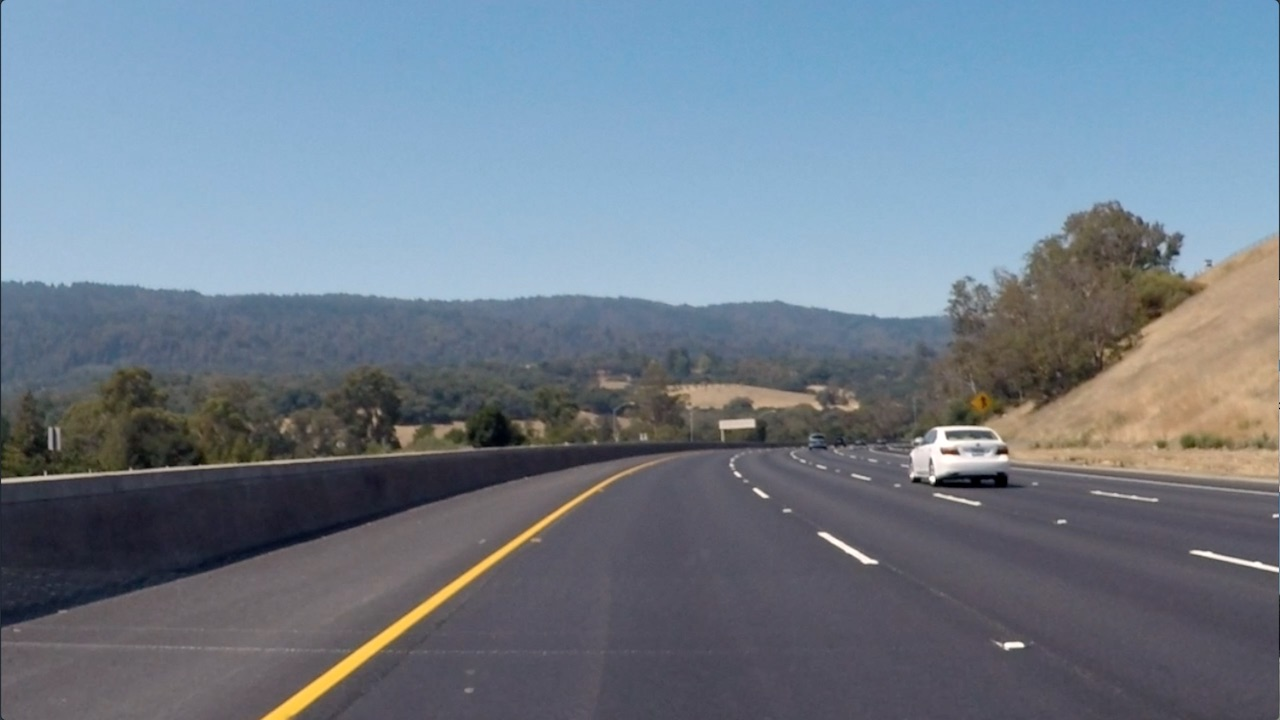
#> input picture 16-convolutional-neural-networks/conv-visualization/data/curved_lane.jpg, 1280 x 720 px
$ jupyter execute custom_filters.ipynb   (shell and % lines are left out)
#> lines starting #> are read from the running program, lines starting #| are printed output that depends on the picture
# Creating a Filter, Edge Detection

### Import resources and display image

[cell 1]
import matplotlib.pyplot as plt
import matplotlib.image as mpimg

import cv2
import numpy as np


# Read in the image
image = mpimg.imread('data/curved_lane.jpg')
#> image is the input picture: shape (720, 1280, 3); mean R, G, B 112.1, 125, 138.7

plt.imshow(image)

### Convert the image to grayscale

[cell 2]
# Convert to grayscale for filtering
gray = cv2.cvtColor(image, cv2.COLOR_RGB2GRAY)
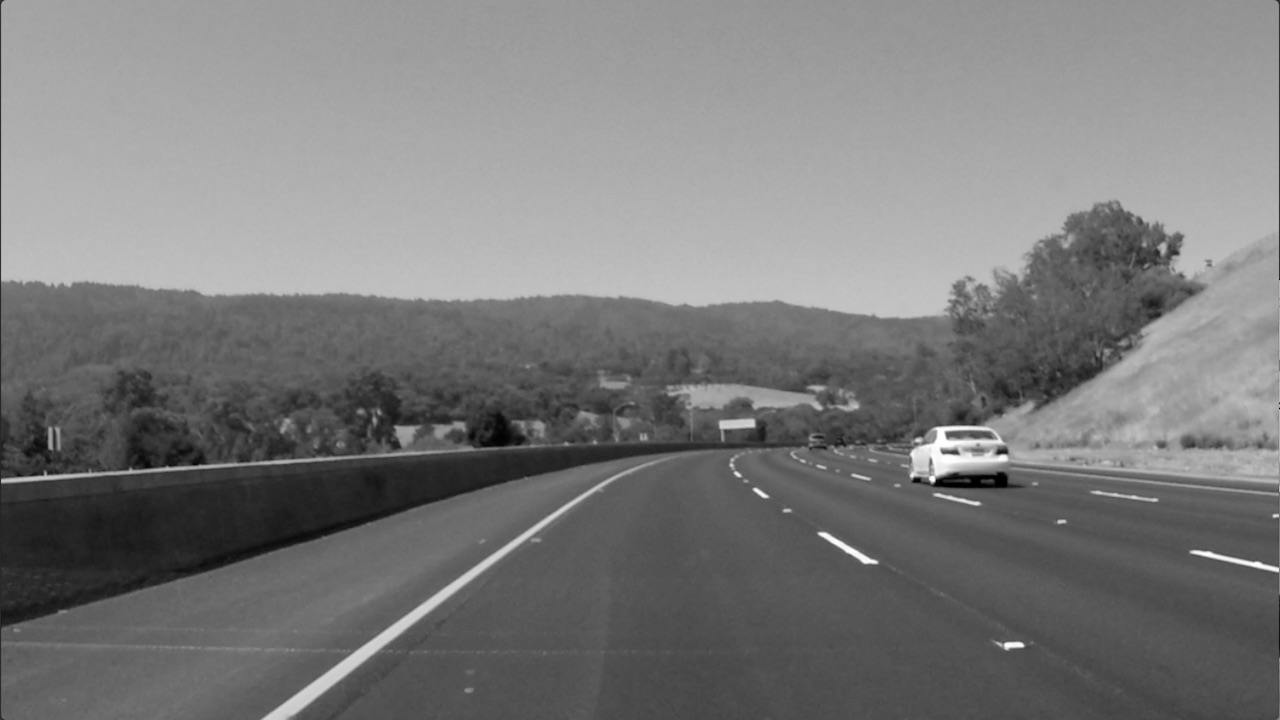
#> gray: shape (720, 1280); min 0, max 255, mean 122.7

plt.imshow(gray, cmap='gray')

### TODO: Create a custom kernel

Below, you've been given one common type of edge detection filter: a Sobel operator.

The Sobel filter is very commonly used in edge detection and in finding patterns in intensity in an image. Applying a Sobel filter to an image is a way of **taking (an approximation) of the derivative of the image** in the x or y direction, separately. The operators look as follows.

**It's up to you to create a Sobel x operator and apply it to the given image.**

For a challenge, see if you can put the image through a series of filters: first one that blurs the image (takes an average of pixels), and then one that detects the edges.

[cell 3]
# Create a custom kernel
sobel_x = np.ones((3,3),np.float32)/9

# 3x3 array for edge detection
sobel_y = np.array([[ -1, -2, -1],
                   [ 0, 0, 0],
                   [ 1, 2, 1]])

## TODO: Create and apply a Sobel x operator
filtered_image_1 = cv2.filter2D(gray, -1, sobel_x)

# Filter the image using filter2D, which has inputs: (grayscale image, bit-depth, kernel)
filtered_image = cv2.filter2D(filtered_image_1, -1, sobel_y)

plt.imshow(filtered_image, cmap='gray')

### Test out other filters!

You're encouraged to create other kinds of filters and apply them to see what happens! As an **optional exercise**, try the following:
* Create a filter with decimal value weights.
* Create a 5x5 filter
* Apply your filters to the other images in the `images` directory.

[cell 4]
image = mpimg.imread('data/bridge_trees_example.jpg')
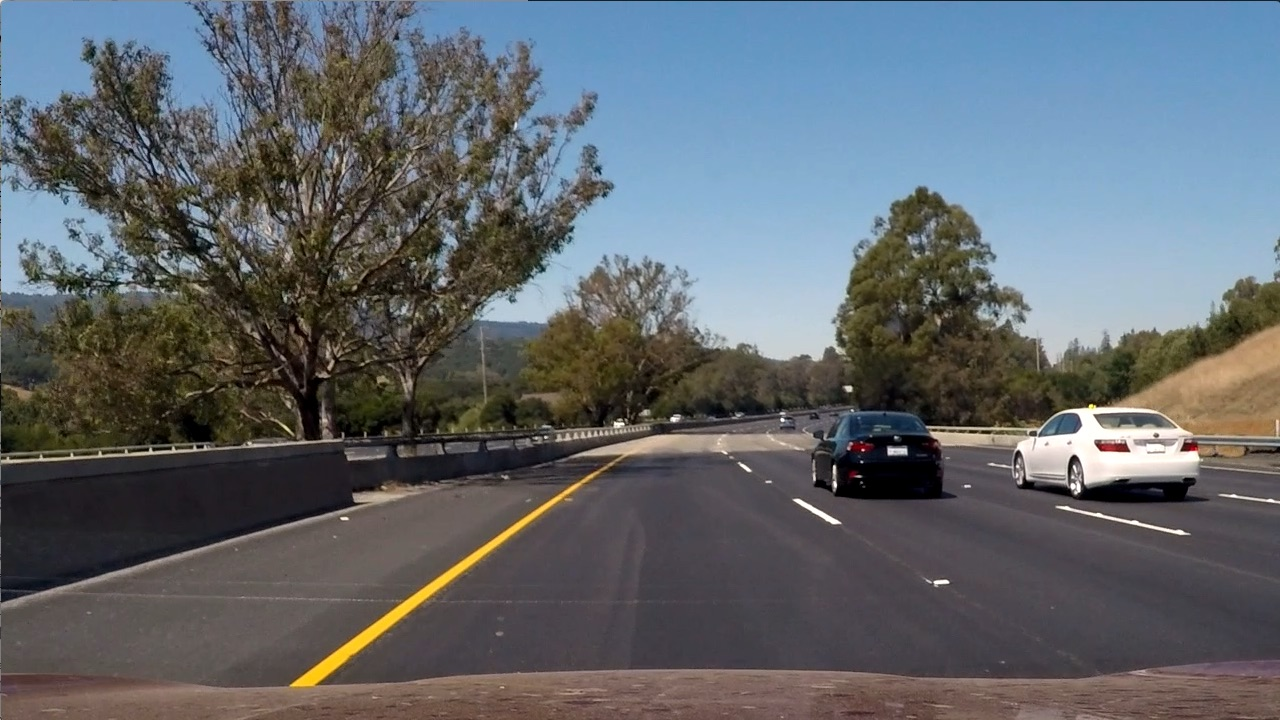
#> input picture 16-convolutional-neural-networks/conv-visualization/data/bridge_trees_example.jpg, 1280 x 720 px
#> image is the input picture: shape (720, 1280, 3); mean R, G, B 97, 102.6, 107.9
plt.imshow(image)

[cell 5]
gray = cv2.cvtColor(image, cv2.COLOR_RGB2GRAY)
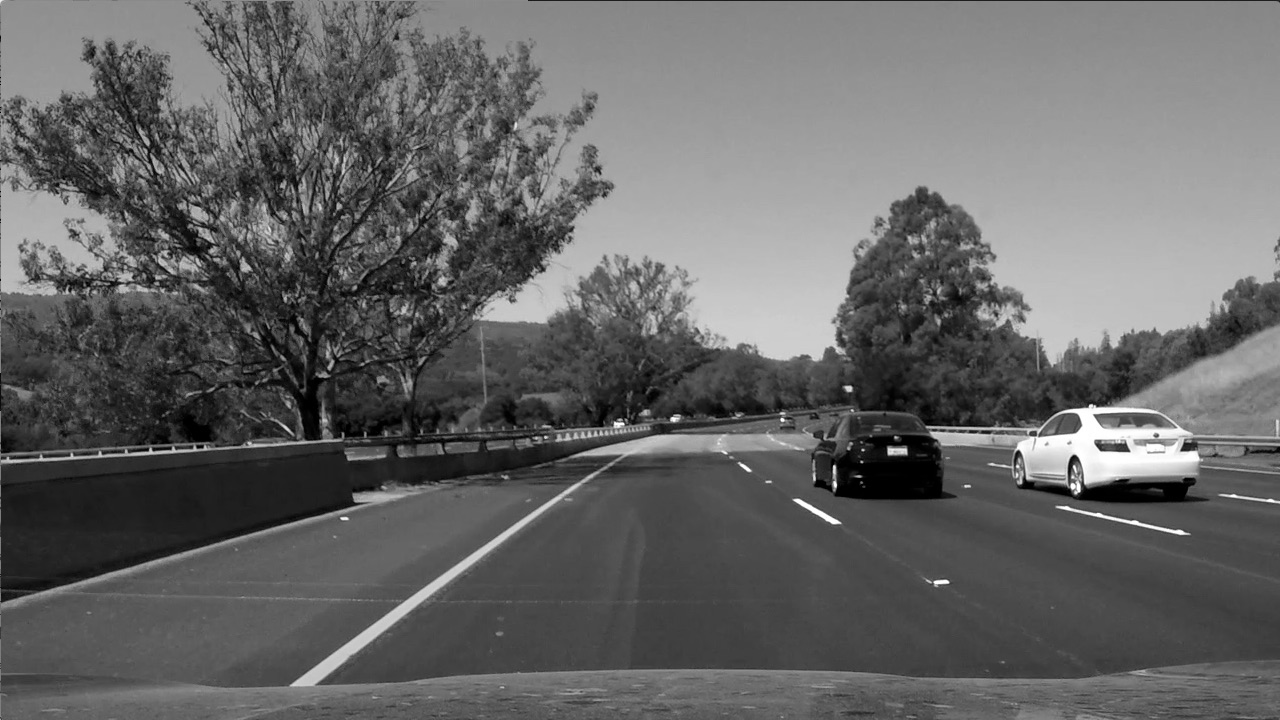
#> gray: shape (720, 1280); min 0, max 255, mean 101.5

plt.imshow(gray, cmap='gray')

[cell 6]
# 3x3 array for edge detection
sobel_y = np.array([[ -1,-1, 0, 1, 1],
                    [ -1,-2, 0, 2, 1],
                    [ -2,-3, 0, 3, 2],
                    [ -1,-2, 0, 2, 1],
                    [ -1,-1, 0, 1, 1]])

blur = cv2.blur(gray,(5,5))

filtered_image = cv2.filter2D(blur, -1, sobel_y)
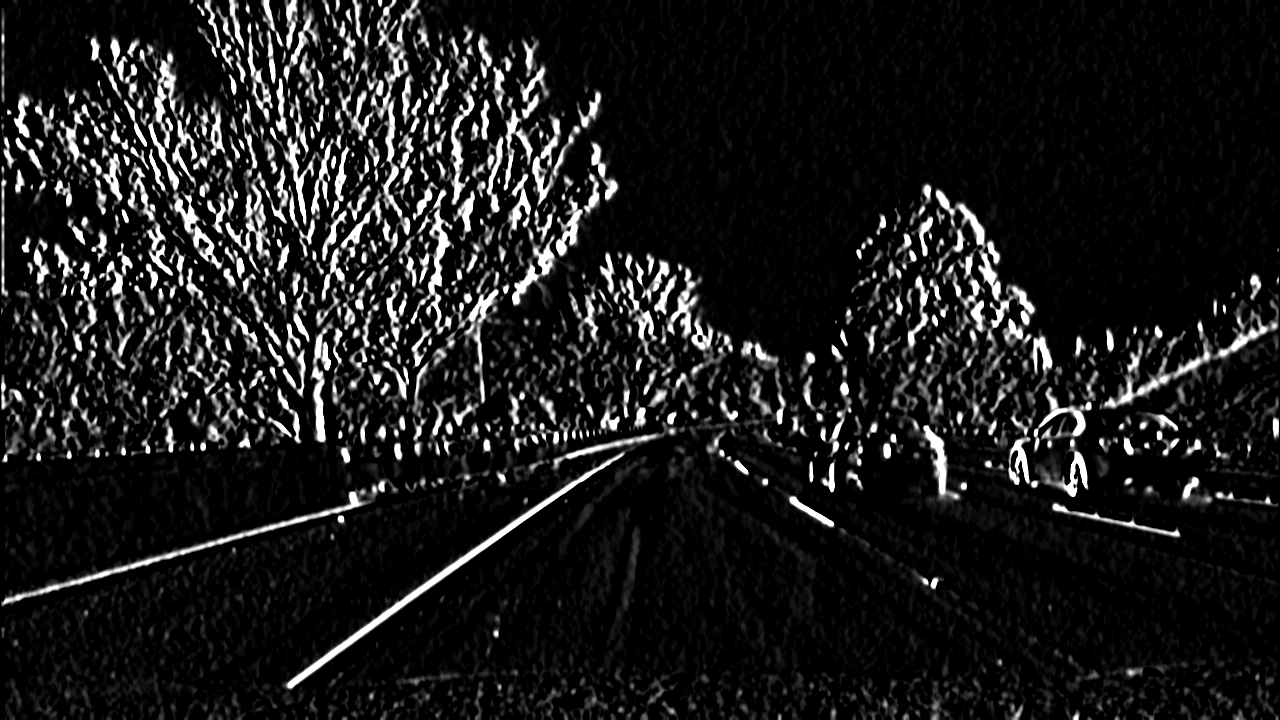
#> filtered_image: shape (720, 1280); min 0, max 255, mean 27.6

plt.imshow(filtered_image, cmap='gray')
